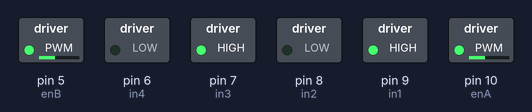
Bench run of a sketch on a simulated Arduino Uno, built with avr-gcc and run on an emulated ATmega328P. Shown: switched loads named in the sketch (green lamp = pin HIGH).

Above: at 0.1 s.
Timing chart, 0 to 1.6 s (numbered marks = the images above):
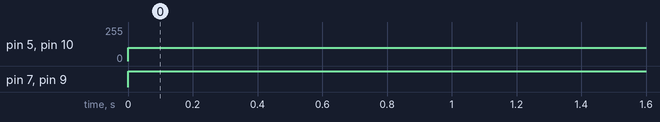

The sketch:

DC_motor_control.ino
```cpp
int enA = 10; int in1 = 9; int in2 = 8;
int enB = 5; int in3 = 7; int in4 = 6;

void setup() {
  pinMode(enA, OUTPUT); pinMode(enB, OUTPUT); pinMode(in1, OUTPUT); pinMode(in2, OUTPUT); pinMode(in3, OUTPUT); pinMode(in4, OUTPUT);
  Serial.begin(9600);
}
void demoOne() {
  //motor1
  digitalWrite(in1, HIGH); digitalWrite(in2, LOW);
  analogWrite(enA, 100);
  //reverse
  //digitalWrite(in1, LOW); digitalWrite(in2, HIGH);
  //motor2
  digitalWrite(in3, HIGH); digitalWrite(in4, LOW);
  analogWrite(enB, 100);
  //reverse
  //digitalWrite(in3, LOW); digitalWrite(in4, HIGH);

}
void loop() {
  demoOne();
  delay(100);
}
```

Measured:
- by itself, pin 5 (enB), pin 10 (enA): 0/255 → 100/255 at 0.00 s
- by itself, pin 7 (in3), pin 9 (in1): LOW → HIGH at 0.00 s
